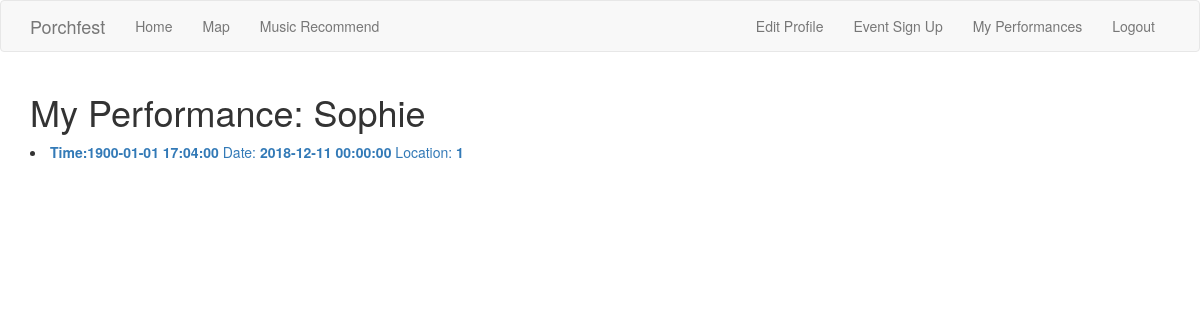
The page /my_performances/ (signed in) on the database its author committed.
### app/models.py (models this page shows, shortened)
class Artist(UserMixin, db.Model):
    id = db.Column(db.Integer, primary_key=True)
    artistName = db.Column(db.String(64), index=True, unique=True)
    bio = db.Column(db.String(600))
    genre = db.Column(db.String)
    artistPerformances= db.relationship('ArtistToPerformance')
    email = db.Column(db.String(120), index=True, unique=True)
    password_hash = db.Column(db.String(128))

class ArtistToPerformance(db.Model):
    artistID = db.Column(db.Integer, db.ForeignKey('artist.id'),  primary_key=True)
    performanceID = db.Column(db.Integer, db.ForeignKey('performance.id'), primary_key=True)
    artist = db.relationship('Artist')
    performance = db.relationship('Performance')

class Performance(db.Model):
    id = db.Column(db.Integer, primary_key=True)
    time = db.Column(db.DateTime, index=True)
    date = db.Column(db.DateTime, index=True)
    locationId = db.Column(db.Integer, db.ForeignKey('location.id'))
    artistPerformances = db.relationship('ArtistToPerformance')

### app/routes.py (the view)
@app.route('/my_performances/', methods=['GET', 'POST'])
@login_required
def my_perfomances():
    events = current_user.artistPerformances
    return render_template('my_performances.html', artist=current_user, event_list=events)

### app/models.py (called while the page is built)
@login.user_loader
def load_user(id):
    return Artist.query.get(int(id))

### app/templates/my_performances.html
{% extends "base.html" %}
{% import 'bootstrap/wtf.html' as wtf %}
{% block app_content %}
<h1>My Performance: {{ artist.artistName }}</h1>
    {% for x in event_list %}
        <li><a href="{{ url_for('performance_edit', performance=x.performance.id) }}"><b>Time:{{x.performance.time }}</b> Date:  <b>{{ x.performance.date }}</b> Location: <b>{{ x.performance.locationId }}</b></a></li>
       {% endfor %}
{% endblock %}

### app/templates/base.html (shortened to what this page needs)
{% extends 'bootstrap/base.html' %}
{% block navbar %}
    <nav class="navbar navbar-default">
        <div class="container">
            <div class="navbar-header">
                <a class="navbar-brand" href="/index">Porchfest</a>
            </div>
            <div class="collapse navbar-collapse" id="bs-example-navbar-collapse-1">
                <ul class="nav navbar-nav">
                    <li><a href="/index">Home</a></li>
                    <li> <a href="/map">Map</a></li>
                    <li> <a href="/music_recommend">Music Recommend</a></li>
                </ul>
                <ul class="nav navbar-nav navbar-right">
                    {% if current_user.is_anonymous %}
                        <li> <a href="/login">Login</a></li>
                    {% else %}
                        <li><a href="/edit_profile">Edit Profile</a></li>
                         <li> <a href="/event_sign_up">Event Sign Up</a></li>
                        <li> <a href="/my_performances">My Performances</a></li>
                        <li><a href="/logout">Logout</a></li>
                    {% endif %}
                </ul>
            </div>
        </div>
    </nav>
{% endblock %}
{% block content %}
    <div class="container">
        {% block app_content %}{% endblock %}
    </div>
{% endblock %}

### rows shown on the page
Artist: artistName "Sophie"
ArtistToPerformance: performance.time "1900-01-01 17:04:00", performance "2018-12-11 00:00:00", performance.locationId "1"
